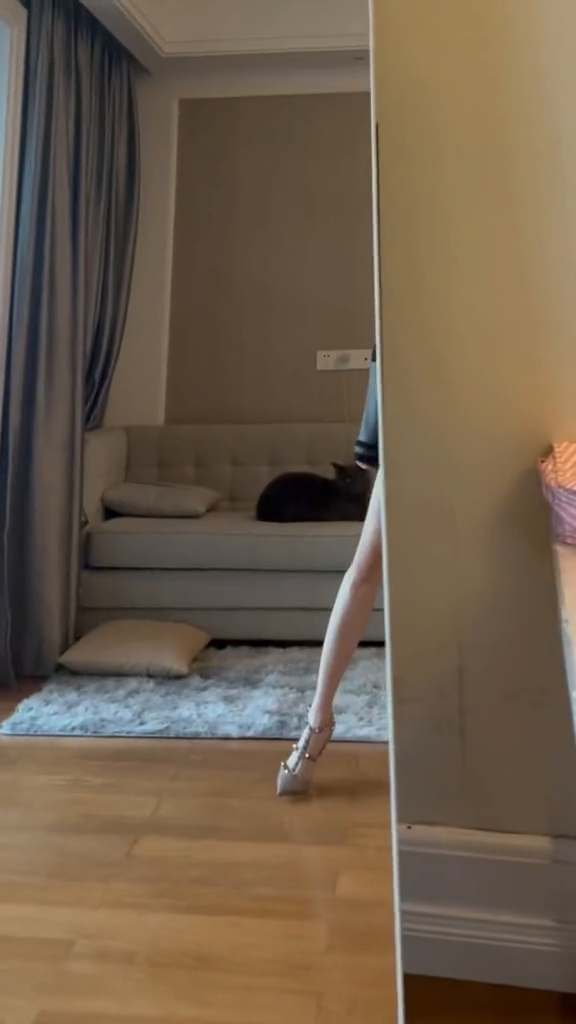
#> input picture frame 13 of Dr/1.mp4, 576 x 1024 px, given in place of 情义千秋.mp4, which was not available
$ python one.py
#> lines starting #> are read from the running program, lines starting #| are printed output that depends on the picture
import cv2
import subprocess

def remove_watermark(input_file, output_file):
    # 使用OpenCV读取视频文件
#> called with input_file = 'D:\\素材\\原材料\\情义千秋.mp4', output_file = 'D:\\素材\\原材料\\情义千秋1.mp4'
    cap = cv2.VideoCapture(input_file)
    # 获取视频FPS
    fps = cap.get(cv2.CAP_PROP_FPS)
    # 获取视频尺寸
    width = int(cap.get(cv2.CAP_PROP_FRAME_WIDTH))
    height = int(cap.get(cv2.CAP_PROP_FRAME_HEIGHT))

    # 定义输出视频编码格式
    fourcc = cv2.VideoWriter_fourcc(*'XVID')
    # 创建输出视频对象
    out = cv2.VideoWriter(output_file, fourcc, fps, (width, height))

    # 帧计数器
    i = 0

    # 循环读取每一帧
    while(cap.isOpened()):
        # 读取一帧
        ret, frame = cap.read()
#> frame is the input picture: shape (1024, 576, 3); mean B, G, R 74.6, 93.4, 110.3

        if ret:
            # 修改帧，去除水印
            processed_frame = remove_watermark_from_frame(frame)

            # 把处理过的帧写入输出视频
            out.write(processed_frame)

            i += 1
            print("Progress: ", i)

        else:
            break

    # 关闭输入输出视频对象
    cap.release()
    out.release()

    # 获取输入视频的元数据
    meta_data_cmd = "ffprobe -v error -show_streams -select_streams v:0 {}".format(input_file)

    meta_data = subprocess.check_output(meta_data_cmd.split())

    meta_data = meta_data.decode().split("\n")

    # 获取输入视频的编码参数
    in_params = ""

    for line in meta_data:
        if "codec_name" in line:
            codec_name = line.split("=")[1]

            in_params += "-c:v {} ".format(codec_name)

        elif "width" in line:
            width = line.split("=")[1]

            in_params += "-s {}x{} ".format(width, height)

        elif "sample_aspect_ratio" in line or "display_aspect_ratio" in line:
            aspect_ratio = line.split("=")[1].replace(":", "/")

            in_params += "-aspect {} ".format(aspect_ratio)

    # 获取输出视频的编码参数
    out_params = "-c:v libx264 -preset slow -crf 18 -pix_fmt yuv420p"

    # 执行FFmpeg编码命令将无水印的视频写出
    cmd = "ffmpeg -i {} {} {} -y".format(output_file, in_params, out_params)

    subprocess.call(cmd.split())

    print("Done!")


def remove_watermark_from_frame(frame):
    # 在这里编写去除视频水印的算法
    # 这里只提供一个简单的示例，将帧转换为灰度图像
    gray_frame = cv2.cvtColor(frame, cv2.COLOR_BGR2GRAY)
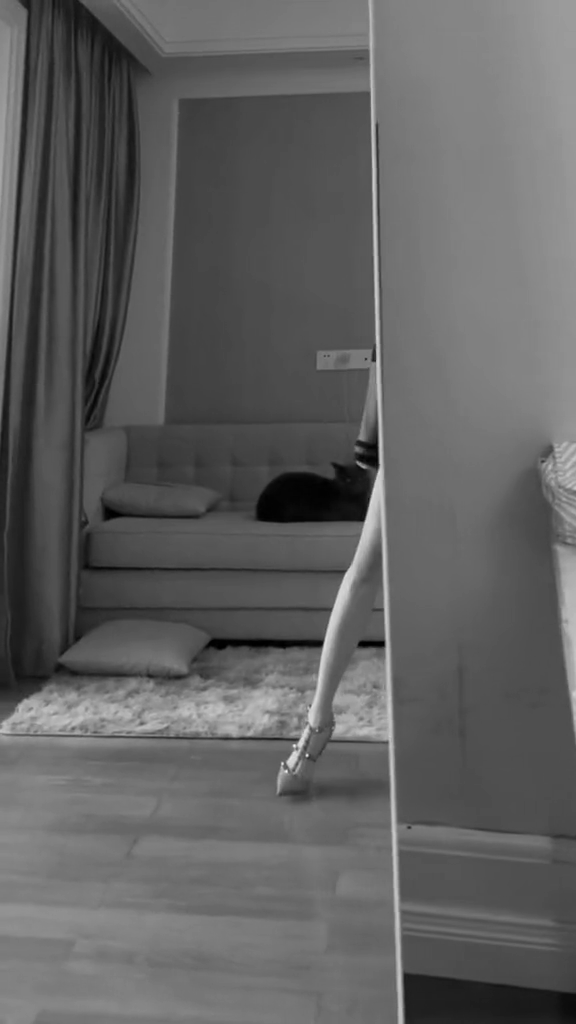
#> gray_frame: shape (1024, 576); min 0, max 242, mean 96.4

    # 返回原始帧或加处理的帧
    return gray_frame


# 调用去除水印函数，传入输入视频文件和输出视频文件名
remove_watermark("D:\素材\原材料\情义千秋.mp4", "D:\素材\原材料\情义千秋1.mp4")

$ run again, starting later in the video
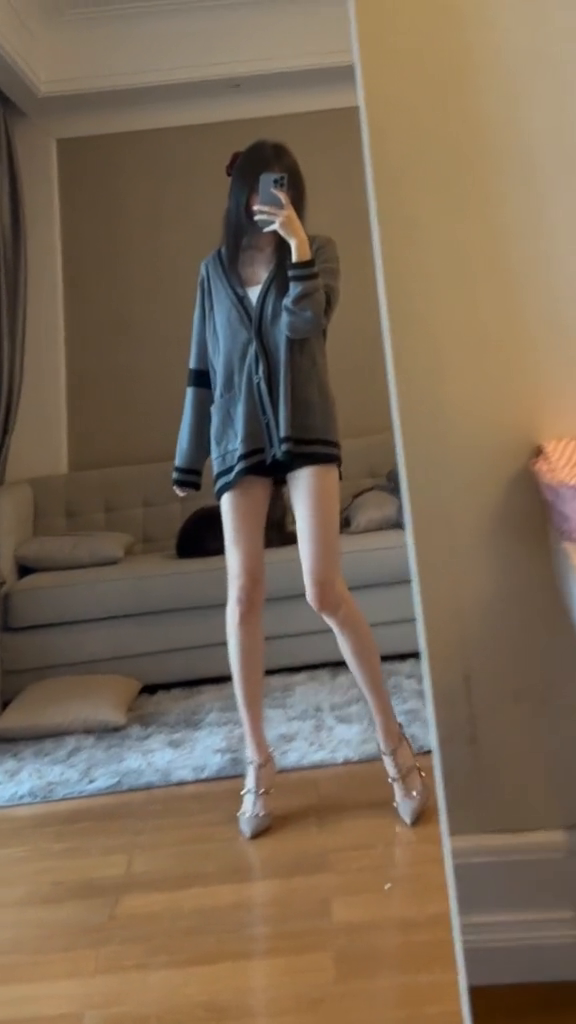
#> input picture frame 60 of Dr/1.mp4, 576 x 1024 px, given in place of 情义千秋.mp4, which was not available
#> in remove_watermark, frame is the input picture: shape (1024, 576, 3); mean B, G, R 84.4, 104.3, 122.3
#> in remove_watermark_from_frame, `gray_frame = cv2.cvtColor(frame, cv2.COLOR_BGR2GRAY)`:
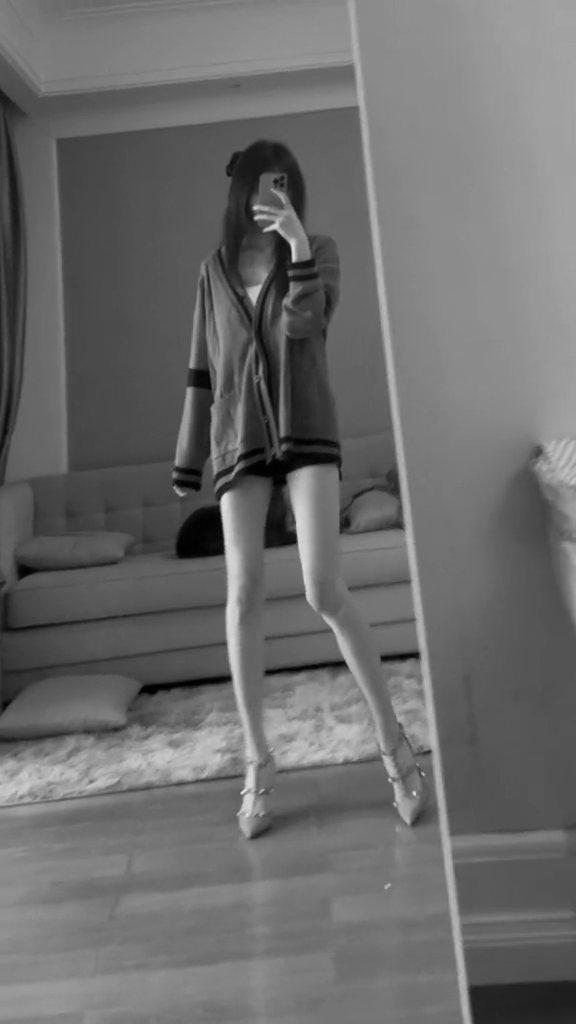
#> gray_frame: shape (1024, 576); min 0, max 233, mean 107.4

$ run again, starting later in the video
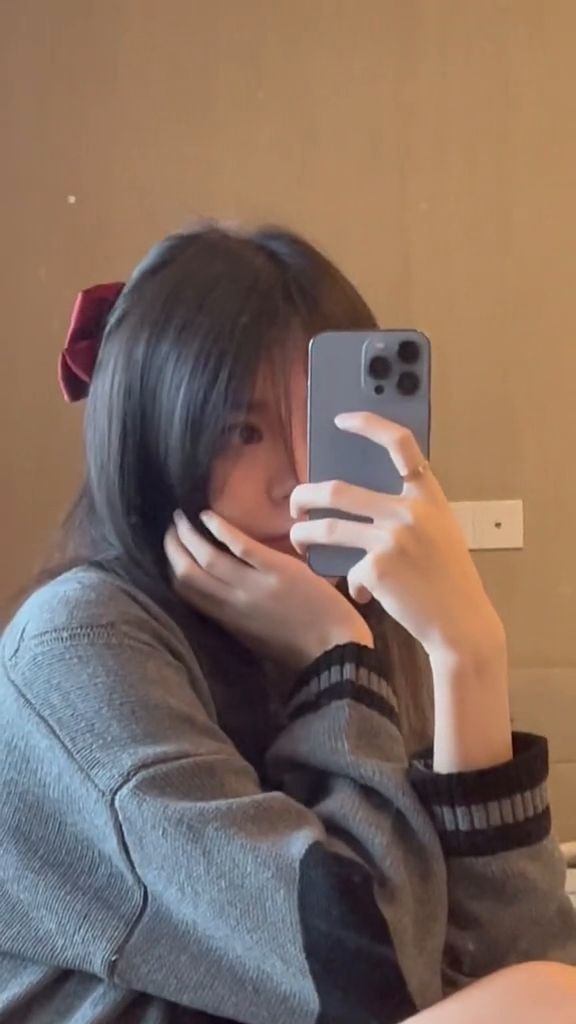
#> input picture frame 108 of Dr/1.mp4, 576 x 1024 px, given in place of 情义千秋.mp4, which was not available
#> in remove_watermark, frame is the input picture: shape (1024, 576, 3); mean B, G, R 95.8, 108.3, 130
#> in remove_watermark_from_frame, `gray_frame = cv2.cvtColor(frame, cv2.COLOR_BGR2GRAY)`:
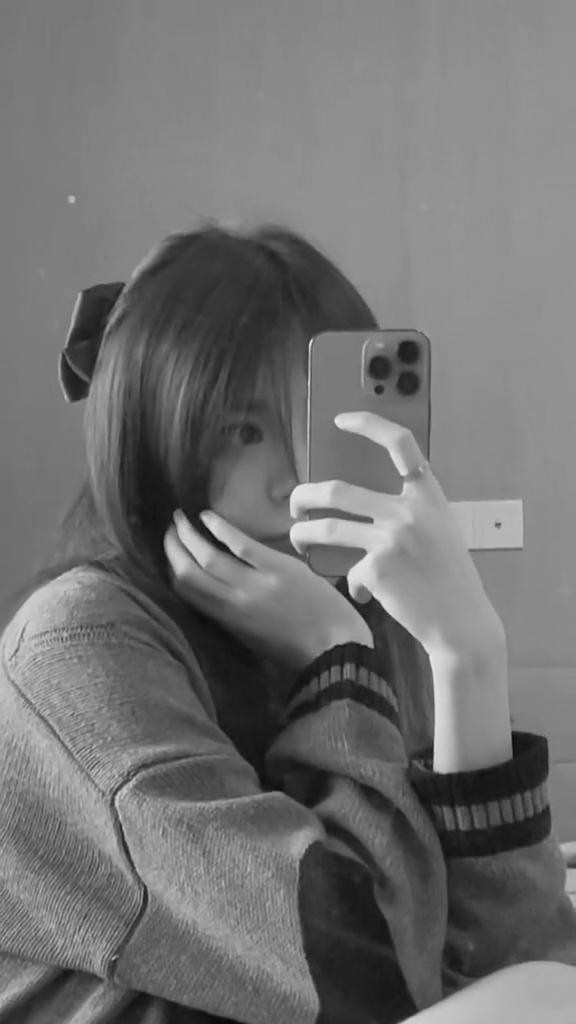
#> gray_frame: shape (1024, 576); min 6, max 237, mean 113.3
